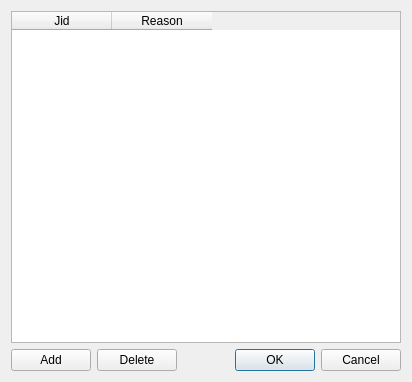
<ui version="4.0" >
 <class>EditUsersListDialogClass</class>
 <widget class="QDialog" name="EditUsersListDialogClass" >
  <property name="geometry" >
   <rect>
    <x>0</x>
    <y>0</y>
    <width>412</width>
    <height>382</height>
   </rect>
  </property>
  <property name="windowTitle" >
   <string>EditUsersListDialog</string>
  </property>
  <layout class="QVBoxLayout" >
   <item>
    <widget class="QTableWidget" name="tbwTable" >
     <property name="editTriggers" >
      <set>QAbstractItemView::DoubleClicked|QAbstractItemView::EditKeyPressed|QAbstractItemView::NoEditTriggers</set>
     </property>
     <property name="alternatingRowColors" >
      <bool>true</bool>
     </property>
     <property name="selectionMode" >
      <enum>QAbstractItemView::SingleSelection</enum>
     </property>
     <property name="selectionBehavior" >
      <enum>QAbstractItemView::SelectRows</enum>
     </property>
     <property name="sortingEnabled" >
      <bool>true</bool>
     </property>
     <property name="columnCount" >
      <number>2</number>
     </property>
     <column>
      <property name="text" >
       <string>Jid</string>
      </property>
     </column>
     <column>
      <property name="text" >
       <string>Reason</string>
      </property>
     </column>
    </widget>
   </item>
   <item>
    <layout class="QHBoxLayout" >
     <item>
      <widget class="QPushButton" name="pbtAdd" >
       <property name="text" >
        <string>Add</string>
       </property>
      </widget>
     </item>
     <item>
      <widget class="QPushButton" name="pbtDelete" >
       <property name="text" >
        <string>Delete</string>
       </property>
      </widget>
     </item>
     <item>
      <spacer>
       <property name="orientation" >
        <enum>Qt::Horizontal</enum>
       </property>
       <property name="sizeHint" >
        <size>
         <width>40</width>
         <height>20</height>
        </size>
       </property>
      </spacer>
     </item>
     <item>
      <widget class="QDialogButtonBox" name="btbButtons" >
       <property name="standardButtons" >
        <set>QDialogButtonBox::Cancel|QDialogButtonBox::NoButton|QDialogButtonBox::Ok</set>
       </property>
      </widget>
     </item>
    </layout>
   </item>
  </layout>
 </widget>
 <layoutdefault spacing="6" margin="11" />
 <tabstops>
  <tabstop>tbwTable</tabstop>
  <tabstop>pbtAdd</tabstop>
  <tabstop>pbtDelete</tabstop>
  <tabstop>btbButtons</tabstop>
 </tabstops>
 <resources/>
 <connections>
  <connection>
   <sender>btbButtons</sender>
   <signal>accepted()</signal>
   <receiver>EditUsersListDialogClass</receiver>
   <slot>accept()</slot>
   <hints>
    <hint type="sourcelabel" >
     <x>250</x>
     <y>363</y>
    </hint>
    <hint type="destinationlabel" >
     <x>225</x>
     <y>376</y>
    </hint>
   </hints>
  </connection>
  <connection>
   <sender>btbButtons</sender>
   <signal>rejected()</signal>
   <receiver>EditUsersListDialogClass</receiver>
   <slot>reject()</slot>
   <hints>
    <hint type="sourcelabel" >
     <x>359</x>
     <y>362</y>
    </hint>
    <hint type="destinationlabel" >
     <x>388</x>
     <y>376</y>
    </hint>
   </hints>
  </connection>
 </connections>
</ui>
